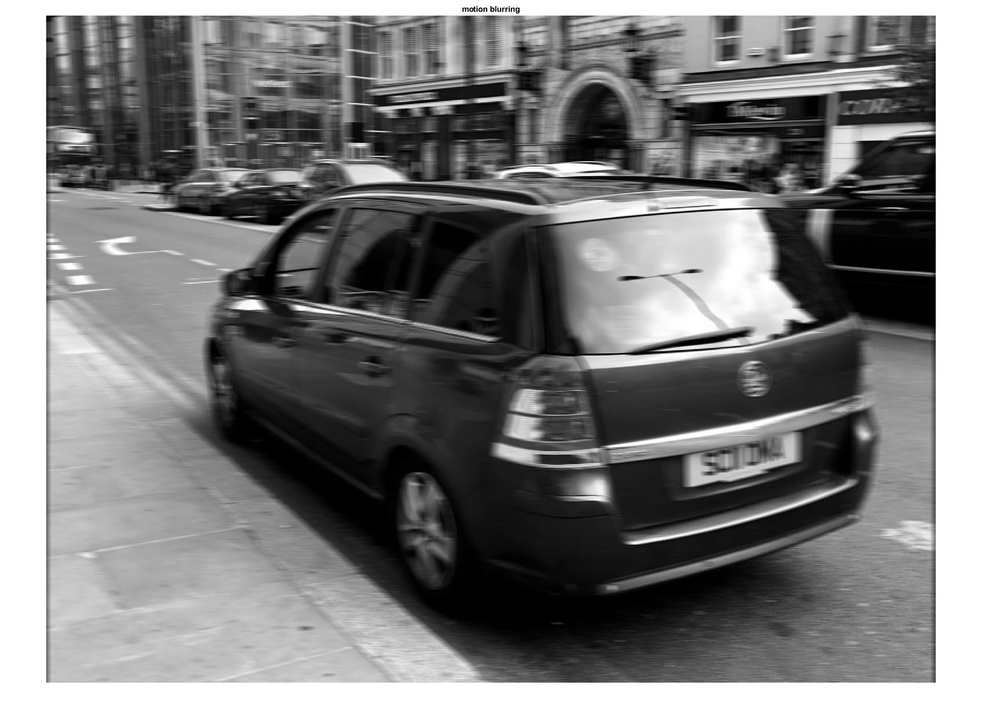
%> input picture final  project/blurry car.jpg, 983 x 717 px, shrunk from 1830 x 1335 before the run
$ octave test2.m   (GNU Octave 9; MATLAB toolbox functions it lacks are replaced by stand-ins)
%> lines starting %> are read from the running program, lines starting %| are printed output that depends on the picture
clc
close all
clear all


i = imread('blurry car.jpg');
%> i is the input picture: size 717x983x3 uint8; min 0, max 255, mean 123.5
H =i;
m=size(H,1);
%> m = 717
n=size(H,2);
%> n = 983
A=fftshift(fft2(H));
L=log(abs(A));Q=sum(L);
%> after `L=log(abs(A))`:
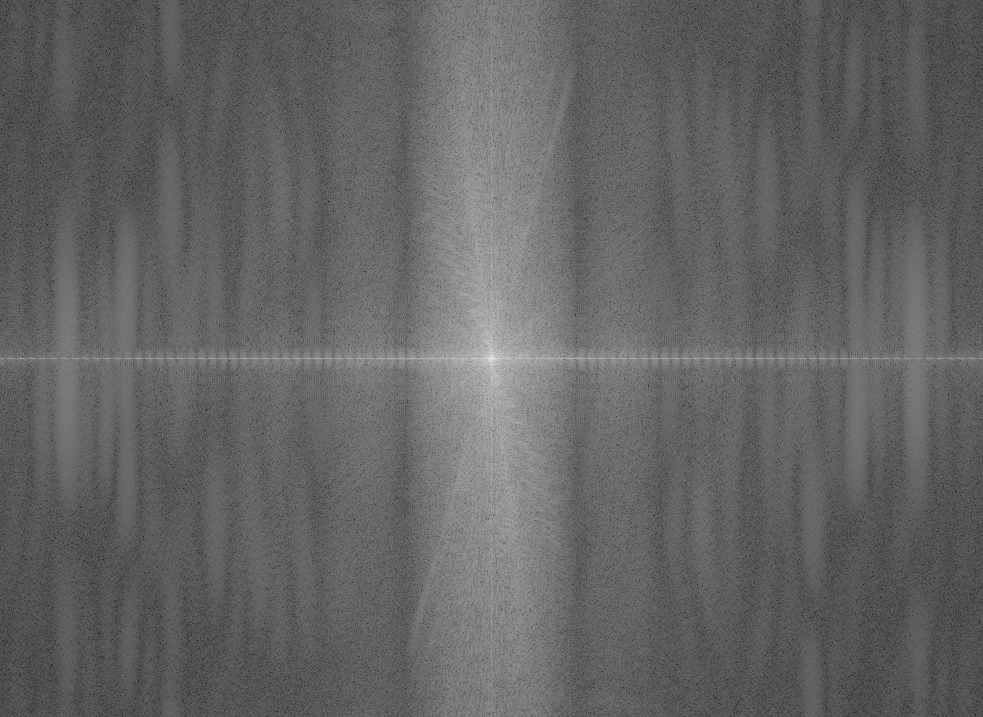
%> L: size 717x983x3 double; min 0.461, max 18.28, mean 7.47; drawn with min black and max white
mid=floor(n/2);
%> mid = 491
ru=0;
for i=mid-2:-1:3
    if Q(i+1)>Q(i)&&Q(i+2)>Q(i)&&Q(i-1)>Q(i)&&Q(i-2)>Q(i)
        ru=i;
        break;
    end
end
rd=0;
        for i=mid+2:n-2
            if Q(i+1)>Q(i)&&Q(i+2)>Q(i)&&Q(i-1)>Q(i)&&Q(i-2)>Q(i)
                rd=i;
                break;
            end
        end
        len=round(2*n/abs(rd-ru));
%> len = 246
                psf = fspecial('motion',len,4);
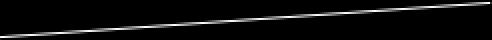
%> psf: size 20x246 double (shown 2 times larger); min 0, max 0.00405, mean 0.000203; drawn with min black and max white
                INITPSF = ones(size(psf));
%> (the run ends here)
